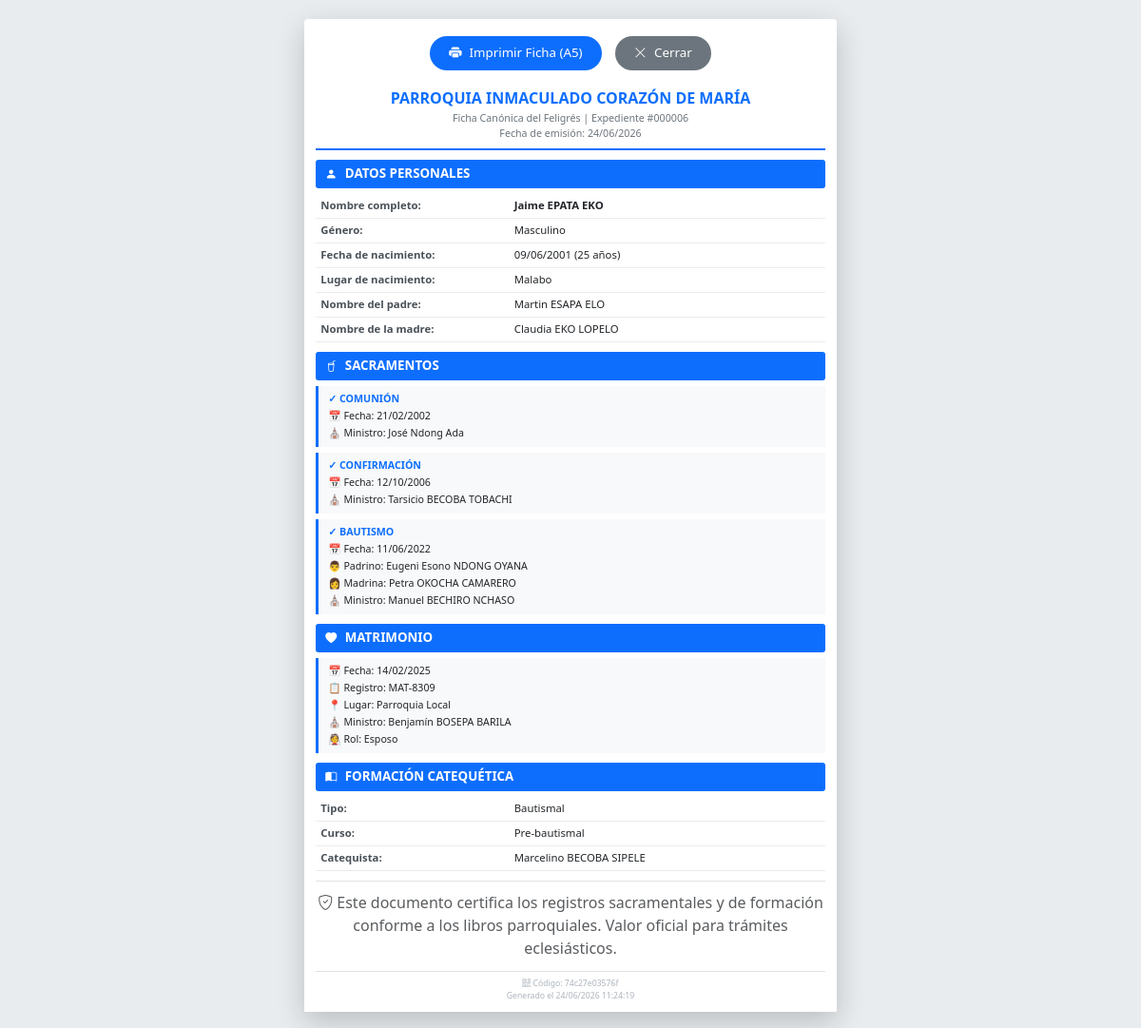
/report/imprimir_reporte.php?id=6, run on the app's committed database.
### tables this page shows
CREATE TABLE `feligres` (
  `id_feligres` int(11) NOT NULL,
  `nombre_completo` varchar(150) NOT NULL,
  `genero` enum('Masculino','Femenino') NOT NULL,
  `nombre_padre` varchar(150) DEFAULT NULL,
  `nombre_madre` varchar(150) DEFAULT NULL,
  `fecha_nacimiento` date DEFAULT NULL,
  `lugar_nacimiento` varchar(150) DEFAULT NULL
);

CREATE TABLE `matrimonio_feligres` (
  `id_matrimonio_feligres` int(11) NOT NULL,
  `id_matrimonio` int(11) NOT NULL,
  `id_feligres` int(11) NOT NULL,
  `rol` enum('esposo','esposa','testigo') NOT NULL
);

CREATE TABLE `matrimonio` (
  `id_matrimonio` int(11) NOT NULL,
  `registro` varchar(50) DEFAULT NULL,
  `fecha` date DEFAULT NULL,
  `id_ministro` int(11) DEFAULT NULL,
  `lugar` varchar(150) DEFAULT NULL,
  `estado` enum('activo','inactivo') NOT NULL DEFAULT 'activo',
  `id_pago` int(11) DEFAULT NULL,
  `monto_pago` decimal(12,2) DEFAULT 0.00
);

CREATE TABLE `catequesis` (
  `id_catequesis` int(11) NOT NULL,
  `id_feligres` int(11) DEFAULT NULL,
  `estado` tinyint(1) NOT NULL DEFAULT 1,
  `id_curso` int(11) DEFAULT NULL,
  `id_parroquia` int(11) DEFAULT NULL,
  `id_periodo` int(11) DEFAULT NULL,
  `tipo` enum('Bautismal','Primera comunión','Confirmación','Matrimonial') NOT NULL,
  `id_pago` int(11) DEFAULT NULL,
  `monto_pago` decimal(12,2) DEFAULT 0.00
);

CREATE TABLE `curso` (
  `id_curso` int(11) NOT NULL,
  `nombre` varchar(150) DEFAULT NULL,
  `duracion` varchar(50) DEFAULT NULL,
  `id_catequista` int(11) DEFAULT NULL
);

CREATE TABLE `catequista` (
  `id_catequista` int(11) NOT NULL,
  `nombre` varchar(150) NOT NULL,
  `telefono` varchar(50) DEFAULT NULL,
  `especialidad` varchar(100) DEFAULT NULL
);

### report/imprimir_reporte.php (the view, shortened to what this page needs)
<?php
$id = $_GET['id'];
$db = (new Database())->getConnection();
$stmt = $db->prepare("SELECT * FROM feligres WHERE id_feligres = ?");
$stmt->execute([$id]);
$feligres = $stmt->fetch(PDO::FETCH_ASSOC);
$stmt = $db->prepare("
    SELECT 'BAUTISMO' AS sacramento, fecha, padrino, madrina,
           (SELECT nombre_completo FROM ministros WHERE id_ministro = b.id_ministro) AS ministro
    FROM bautismo b WHERE id_feligres = ?
    UNION ALL
    SELECT 'COMUNIÓN', fecha, NULL, NULL,
           (SELECT nombre_completo FROM ministros WHERE id_ministro = c.id_ministro)
    FROM comunion c WHERE id_feligres = ?
    UNION ALL
    SELECT 'CONFIRMACIÓN', fecha, NULL, NULL,
           (SELECT nombre_completo FROM ministros WHERE id_ministro = cf.id_ministro)
    FROM confirmacion cf WHERE id_feligres = ?
");
$stmt->execute([$id, $id, $id]);
$sacramentos = $stmt->fetchAll(PDO::FETCH_ASSOC);
usort($sacramentos, function($a, $b) {
    return strtotime($a['fecha']) - strtotime($b['fecha']);
});
$stmt = $db->prepare("
    SELECT
        c.tipo,
        cu.nombre AS curso_nombre,
        cat.nombre AS catequista_nombre
    FROM catequesis c
    LEFT JOIN curso cu ON c.id_curso = cu.id_curso
    LEFT JOIN catequista cat ON cu.id_catequista = cat.id_catequista
    WHERE c.id_feligres = ? AND c.estado = 1
    ORDER BY c.id_catequesis DESC
    LIMIT 1
");
$stmt->execute([$id]);
$catequesis = $stmt->fetch(PDO::FETCH_ASSOC);
$stmt = $db->prepare("
    SELECT m.fecha, m.registro, m.lugar,
           (SELECT nombre_completo FROM ministros WHERE id_ministro = m.id_ministro) AS ministro,
           mf.rol
    FROM matrimonio m
    INNER JOIN matrimonio_feligres mf ON m.id_matrimonio = mf.id_matrimonio
    WHERE mf.id_feligres = ? AND mf.rol IN ('esposo', 'esposa')
    LIMIT 1
");
$stmt->execute([$id]);
$matrimonio = $stmt->fetch(PDO::FETCH_ASSOC);
$edad = '';
if ($feligres['fecha_nacimiento']) {
    $fecha_nac = new DateTime($feligres['fecha_nacimiento']);
    $hoy = new DateTime();
    $edad = $hoy->diff($fecha_nac)->y;
}
?>
<!DOCTYPE html>
<html lang="es">
<head>
    <link href="https://cdn.jsdelivr.net/npm/bootstrap@5.3.2/dist/css/bootstrap.min.css" rel="stylesheet">
    <link rel="stylesheet" href="https://cdn.jsdelivr.net/npm/bootstrap-icons@1.11.3/font/bootstrap-icons.min.css">
</head>
<body>
<div class="ficha-container">
    <div class="no-print text-center pt-2">
        <button onclick="window.print();" class="btn-print">
            <i class="bi bi-printer-fill"></i> Imprimir Ficha (A5)
        </button>
        <button onclick="window.close();" class="btn-print" style="background: #6c757d; margin-left: 10px;">
            <i class="bi bi-x-lg"></i> Cerrar
        </button>
    </div>
    <div class="card-ficha">
        <div class="header-ficha">
            <h3>PARROQUIA INMACULADO CORAZÓN DE MARÍA</h3>
            <p>Ficha Canónica del Feligrés | Expediente #<?php echo str_pad($feligres['id_feligres'], 6, '0', STR_PAD_LEFT); ?></p>
            <p class="mb-0">Fecha de emisión: <?php echo date('d/m/Y'); ?></p>
        </div>
        <div class="section-title">
            <i class="bi bi-person-fill"></i> DATOS PERSONALES
        </div>
        <table class="info-table">
            <tr>
                <td>Nombre completo:</td>
                <td><strong><?php echo htmlspecialchars($feligres['nombre_completo']); ?></strong></td>
            </tr>
            <tr>
                <td>Género:</td>
                <td><?php echo htmlspecialchars($feligres['genero']); ?></td>
            </tr>
            <tr>
                <td>Fecha de nacimiento:</td>
                <td><?php echo $feligres['fecha_nacimiento'] ? date('d/m/Y', strtotime($feligres['fecha_nacimiento'])) : '---'; ?>
                <?php if ($edad): ?> (<?php echo $edad; ?> años)<?php endif; ?></td>
            </tr>
            <tr>
                <td>Lugar de nacimiento:</td>
                <td><?php echo htmlspecialchars($feligres['lugar_nacimiento'] ?? '---'); ?></td>
            </tr>
            <tr>
                <td>Nombre del padre:</td>
                <td><?php echo htmlspecialchars($feligres['nombre_padre'] ?? '---'); ?></td>
            </tr>
            <tr>
                <td>Nombre de la madre:</td>
                <td><?php echo htmlspecialchars($feligres['nombre_madre'] ?? '---'); ?></td>
            </tr>
        </table>
        <div class="section-title">
            <i class="bi bi-cup-straw"></i> SACRAMENTOS
        </div>
        <?php if (empty($sacramentos)): ?>
            <div class="text-center text-muted small py-1">--- Sin sacramentos registrados ---</div>
        <?php else: ?>
            <?php foreach ($sacramentos as $s): ?>
                <div class="sacramento-item">
                    <div class="sacramento-titulo">
                        ✓ <?php echo htmlspecialchars($s['sacramento']); ?>
                    </div>
                    <div>📅 Fecha: <?php echo $s['fecha'] ? date('d/m/Y', strtotime($s['fecha'])) : 'Pendiente'; ?></div>
                    <?php if (!empty($s['padrino'])): ?>
                        <div>👨 Padrino: <?php echo htmlspecialchars($s['padrino']); ?></div>
                    <?php endif; ?>
                    <?php if (!empty($s['madrina'])): ?>
                        <div>👩 Madrina: <?php echo htmlspecialchars($s['madrina']); ?></div>
                    <?php endif; ?>
                    <?php if (!empty($s['ministro'])): ?>
                        <div>⛪ Ministro: <?php echo htmlspecialchars($s['ministro']); ?></div>
                    <?php endif; ?>
                </div>
            <?php endforeach; ?>
        <?php endif; ?>
        <?php if ($matrimonio): ?>
        <div class="section-title">
            <i class="bi bi-heart-fill"></i> MATRIMONIO
        </div>
        <div class="sacramento-item">
            <div>📅 Fecha: <?php echo date('d/m/Y', strtotime($matrimonio['fecha'])); ?></div>
            <div>📋 Registro: <?php echo htmlspecialchars($matrimonio['registro'] ?? '---'); ?></div>
            <div>📍 Lugar: <?php echo htmlspecialchars($matrimonio['lugar'] ?? '---'); ?></div>
            <div>⛪ Ministro: <?php echo htmlspecialchars($matrimonio['ministro'] ?? '---'); ?></div>
            <div>👰 Rol: <?php echo ucfirst(htmlspecialchars($matrimonio['rol'])); ?></div>
        </div>
        <?php endif; ?>
        <div class="section-title">
            <i class="bi bi-book-half"></i> FORMACIÓN CATEQUÉTICA
        </div>
        <?php if (!$catequesis): ?>
            <div class="text-center text-muted small py-1">--- Sin formación registrada ---</div>
        <?php else: ?>
            <table class="info-table">
                <tr>
                    <td>Tipo:</td>
                    <td><?php echo htmlspecialchars($catequesis['tipo'] ?? '---'); ?></td>
                </tr>
                <tr>
                    <td>Curso:</td>
                    <td><?php echo htmlspecialchars($catequesis['curso_nombre'] ?? '---'); ?></td>
                </tr>
                <tr>
                    <td>Catequista:</td>
                    <td><?php echo htmlspecialchars($catequesis['catequista_nombre'] ?? '---'); ?></td>
                </tr>
            </table>
        <?php endif; ?>
        <div class="divider"></div>
        <div class="small-text text-center text-muted">
            <i class="bi bi-shield-check"></i> Este documento certifica los registros sacramentales y de formación<br>
            conforme a los libros parroquiales. Valor oficial para trámites eclesiásticos.
        </div>
        <div class="footer-ficha">
            <i class="bi bi-qr-code"></i> Código: <?php echo substr(md5($feligres['id_feligres'] . date('Ymd')), 0, 12); ?>
            <br>
            Generado el <?php echo date('d/m/Y H:i:s'); ?>
        </div>
    </div>
</div>
</body>
</html>

### report/imprimir_reporte.php (style rules this page uses)
body { background: #e9ecef; display: flex; justify-content: center; align-items: center; min-height: 100vh; padding: 20px; font-family: 'Segoe UI', Tahoma, Geneva, Verdana, sans-serif; }
.ficha-container { max-width: 148mm; width: 100%; margin: 0 auto; background: white; box-shadow: 0 10px 30px rgba(0,0,0,0.2); border-radius: 4px; }
.card-ficha { background: white; padding: 10px 12px; }
.header-ficha { text-align: center; border-bottom: 2px solid #0d6efd; padding-bottom: 8px; margin-bottom: 10px; }
.header-ficha h3 { font-size: 12pt; margin-bottom: 3px; font-weight: bold; color: #0d6efd; }
.header-ficha p { font-size: 8pt; margin: 0; color: #6c757d; }
.section-title { font-size: 10pt; font-weight: bold; background: #0d6efd; color: white; padding: 5px 10px; margin: 10px 0 6px 0; border-radius: 3px; }
.section-title i { margin-right: 5px; font-size: 9pt; }
.info-table { width: 100%; margin-bottom: 5px; }
.info-table td { padding: 4px 5px; border-bottom: 1px solid #e9ecef; vertical-align: top; font-size: 8.5pt; }
.info-table td:first-child { font-weight: 600; width: 38%; color: #495057; }
.info-table td:last-child { color: #212529; }
.sacramento-item { background: #f8f9fa; border-left: 3px solid #0d6efd; padding: 5px 10px; margin-bottom: 6px; font-size: 8pt; }
.sacramento-titulo { font-weight: bold; color: #0d6efd; font-size: 9pt; margin-bottom: 3px; }
.sacramento-item div { font-size: 8pt; margin-bottom: 2px; }
.divider { height: 1px; background: #dee2e6; margin: 10px 0; }
.footer-ficha { margin-top: 12px; padding-top: 6px; text-align: center; font-size: 6.5pt; color: #adb5bd; border-top: 1px solid #dee2e6; }
.btn-print { background: #0d6efd; color: white; border: none; padding: 8px 20px; border-radius: 30px; font-weight: 500; margin: 10px auto; cursor: pointer; display: inline-flex; align-items: center; gap: 8px; font-size: 10pt; }
.text-center { text-align: center; }
.text-muted { color: #6c757d; }
@media screen { .ficha-container { box-shadow: 0 10px 30px rgba(0,0,0,0.2); } }

### data on the page
feligres: id_feligres "000006", nombre_completo "Jaime EPATA EKO", genero "Masculino", fecha_nacimiento "09/06/2001", fecha_nacimiento "25", lugar_nacimiento "Malabo", nombre_padre "Martin ESAPA ELO", nombre_madre "Claudia EKO LOPELO"
matrimonio_feligres: id_matrimonio.fecha "14/02/2025", id_matrimonio.registro "MAT-8309", id_matrimonio.lugar "Parroquia Local", rol "Esposo"
catequesis: tipo "Bautismal", id_curso.nombre "Pre-bautismal", catequista.nombre "Marcelino BECOBA SIPELE"

### other printed values
$s['sacramento'] "COMUNIÓN"
date('d/m/Y', strtotime($s['fecha'])) "21/02/2002"
$s['ministro'] "José Ndong Ada"
$s['sacramento'] "CONFIRMACIÓN"
date('d/m/Y', strtotime($s['fecha'])) "12/10/2006"
$s['ministro'] "Tarsicio BECOBA TOBACHI"
$s['sacramento'] "BAUTISMO"
date('d/m/Y', strtotime($s['fecha'])) "11/06/2022"
$s['padrino'] "Eugeni Esono NDONG OYANA"
$s['madrina'] "Petra OKOCHA CAMARERO"
$s['ministro'] "Manuel BECHIRO NCHASO"
$matrimonio['ministro'] "Benjamín BOSEPA BARILA"
